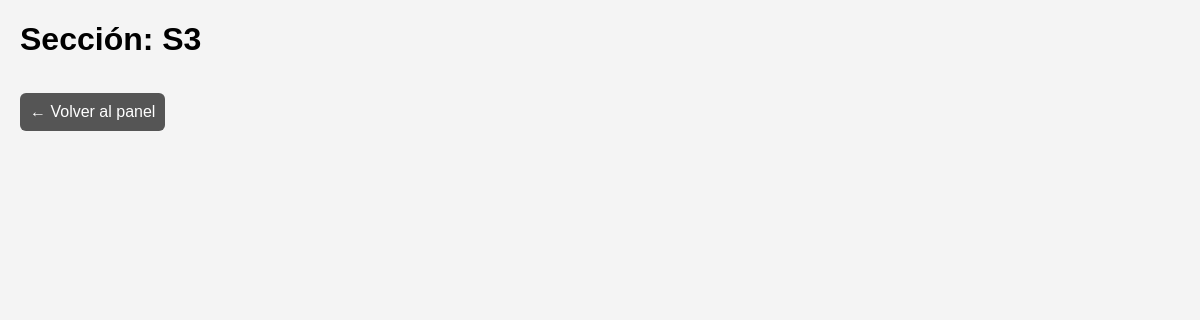
Page /seccion/3/ (signed in) on the earlier database version.
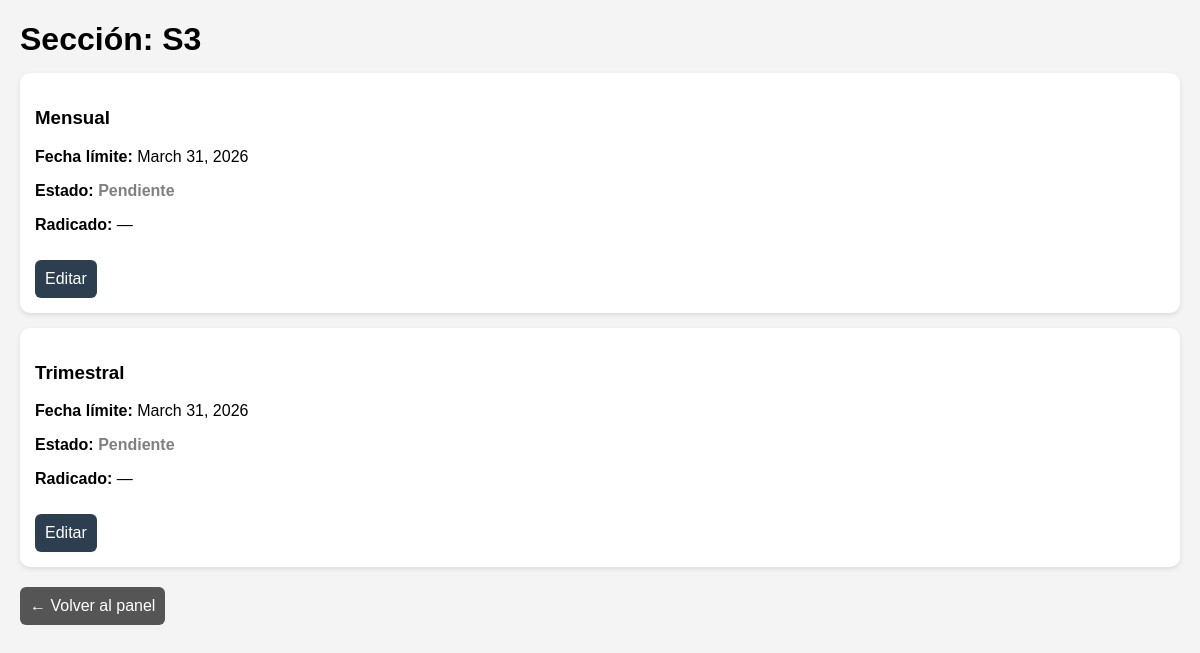
Same page on the later database version.
### gestion_secciones/models.py (models this page shows, shortened)
class Seccion(models.Model):
    nombre_seccion = models.CharField(max_length=50)
    responsable = models.CharField(max_length=100)
    usuarios = models.ManyToManyField(User, blank=True)

class Plazo(models.Model):
    seccion = models.ForeignKey(Seccion, on_delete=models.CASCADE)
    nombre_plazo = models.CharField(max_length=200)
    tipo_plazo = models.CharField(
        max_length=20,
        choices=[
            ('Mensual', 'Mensual'),
            ('Trimestral', 'Trimestral'),
            ('Semestral', 'Semestral')
        ],
        default='Mensual'
    )
    periodo = models.DateField(null=True, blank=True)
    fecha_limite = models.DateField()
    fecha_cumplimiento = models.DateField(null=True, blank=True)
    radicado = models.CharField(
        max_length=16,
        blank=True,
        validators=[MinLengthValidator(16)]
    )
    estado = models.CharField(
        max_length=20,
        choices=[
            ('Pendiente', 'Pendiente'),
            ('En proceso', 'En proceso'),
            ('Cumplido', 'Cumplido')
        ],
        default='Pendiente'
    )

### gestion_secciones/views.py (the view)
# urls.py: path('seccion/<int:id>/', views.detalle_seccion, name='detalle_seccion'),
@login_required
def detalle_seccion(request, id):
    hoy = date.today()
    seccion = Seccion.objects.get(id=id)
    plazos = Plazo.objects.filter(
        seccion=seccion,
        fecha_limite__month=hoy.month,
        fecha_limite__year=hoy.year
    )
    return render(request, "detalle_seccion.html", {
        "seccion": seccion,
        "plazos": plazos,
        "today": hoy
    })

### gestion_secciones/templates/detalle_seccion.html (shortened to what this page needs)
<!DOCTYPE html>
<html>
<head>
</head>
<body>
<h1>Sección: {{ seccion.nombre_seccion }}</h1>
<div class="contenedor">
{% for p in plazos %}
<div class="tarjeta">
<h3>{{ p.nombre_plazo }}</h3>
<p><strong>Fecha límite:</strong> {{ p.fecha_limite }}</p>
<p><strong>Estado:</strong>
{% if p.estado == "Cumplido" %}
<span class="estado cumplido">Cumplido</span>
{% elif p.fecha_limite < today %}
<span class="estado vencido">⚠ VENCIDO</span>
{% elif p.estado == "En proceso" %}
<span class="estado proceso">En proceso</span>
{% else %}
<span class="estado pendiente">Pendiente</span>
{% endif %}
</p>
<p><strong>Radicado:</strong> {{ p.radicado|default:"—" }}</p>
<a class="boton" href="/plazo/{{ p.id }}/editar/">Editar</a>
</div>
{% endfor %}
</div>
<a class="boton-volver" href="/">← Volver al panel</a>
</body>
</html>

### gestion_secciones/templates/detalle_seccion.html (style rules this page uses)
body { font-family: Arial; margin:20px; background:#f4f4f4; }
h1 { margin-bottom:15px; }
.contenedor { display:flex; flex-direction:column; gap:15px; }
.tarjeta { background:white; padding:15px; border-radius:10px; box-shadow:0 2px 5px rgba(0,0,0,0.1); }
.estado { font-weight:bold; }
.pendiente { color:gray; }
.boton { display:inline-block; margin-top:10px; padding:10px; background:#2c3e50; color:white; border-radius:6px; text-decoration:none; }
.boton-volver { display:inline-block; margin-top:20px; padding:10px; background:#555; color:white; border-radius:6px; text-decoration:none; }

Differences in the rows shown:
added Plazo: nombre_plazo "Mensual", fecha_limite "March 31, 2026", estado "Pendiente", radicado "—"
added Plazo: nombre_plazo "Trimestral", fecha_limite "March 31, 2026", estado "Pendiente", radicado "—"
